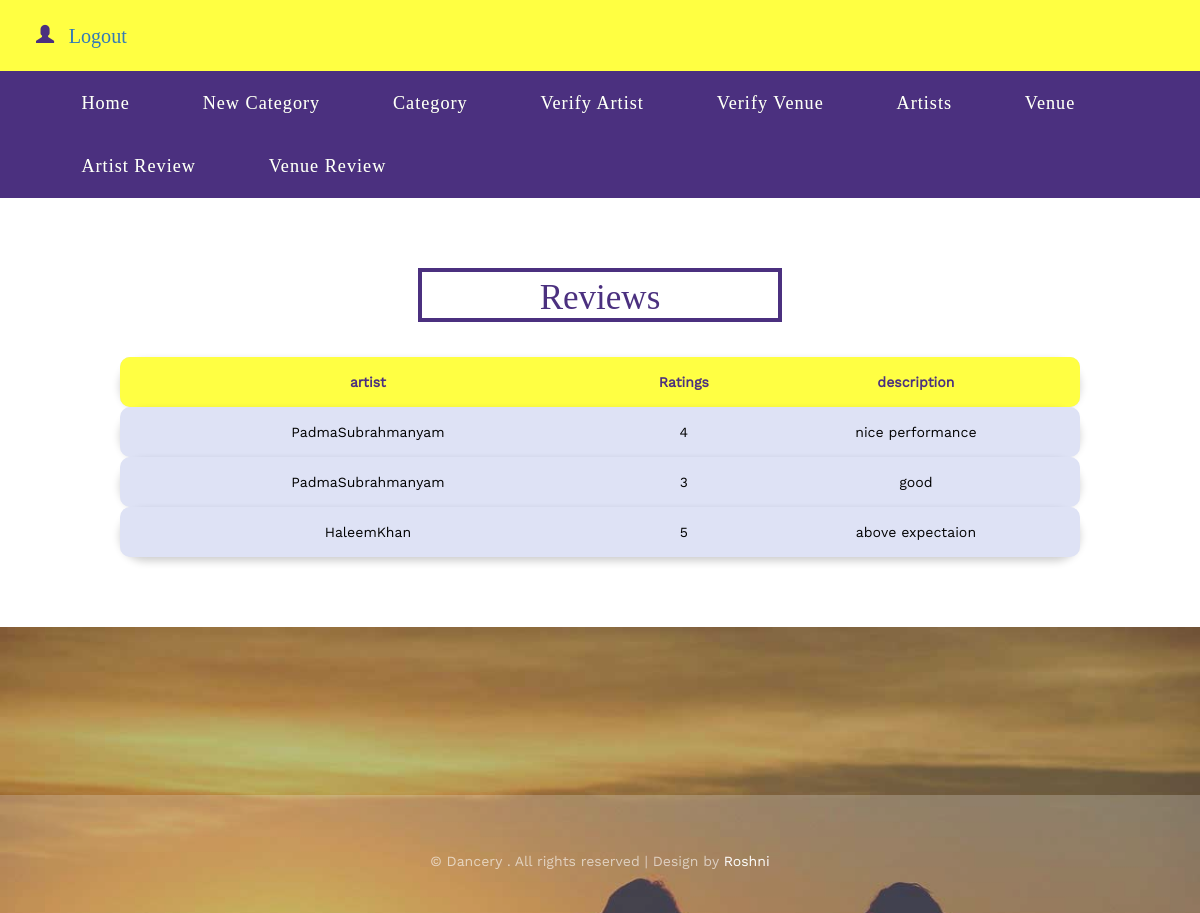
The app's page /AdminViewRatings.php with its own data.
### tables this page shows
CREATE TABLE `review` (
  `rid` int(11) NOT NULL,
  `aid` int(11) DEFAULT NULL,
  `uid` int(11) DEFAULT NULL,
  `details` varchar(500) DEFAULT NULL,
  `rating` varchar(30) DEFAULT NULL
);

CREATE TABLE `artist_registration` (
  `aid` int(11) NOT NULL,
  `name` varchar(30) DEFAULT NULL,
  `gender` varchar(30) DEFAULT NULL,
  `category` varchar(30) DEFAULT NULL,
  `district` varchar(30) DEFAULT NULL,
  `location` varchar(100) DEFAULT NULL,
  `phone` int(30) DEFAULT NULL,
  `email` varchar(30) DEFAULT NULL
);

### AdminViewRatings.php (the view, shortened to what this page needs)
<?php
include 'AdminHeader.php';
?>
<div id="about" class="about">
	<div class="container">
		<h3 class="title wow fadeInUp animated" data-wow-delay=".5s">Reviews</h3>
	</div>
	<div style="margin: auto; width: 80%;">
		<?php
		$qry = "SELECT * FROM review a ,artist_registration b WHERE a.`aid`=b.`aid` order by a.aid";
		$result = mysqli_query($conn, $qry);
		if ($result->num_rows > 0) {
		?>
			<table width="100%" id="cust_table">
				<tr>
                   <th>artist</th>
					<th>Ratings</th>
					<th>description</th>
				</tr>
			<?php
			while ($row = mysqli_fetch_array($result)) {
				echo "
                <tr>
                <td>" . $row['name'] . "</td>
                    <td>" . $row['rating'] . "</td>
                    <td>" . $row['details'] . "</td>
                </tr>";
			}
		} else {
			echo "  <center> <h2 style='color: red;'>.... No Data Found ...</h2></center> ";
		}
			?>
			</table>
	</div>
</div>
<div class="contact" id="contact">
	<div class="footer">
		<div class="container">
			<p class="wow fadeInUp animated" data-wow-delay=".7s">© Dancery . All rights reserved | Design by <a href="">Roshni</a></p>
		</div>
	</div>
</div>
</body>
</html>

### css/style.css (style rules this page uses)
body { margin:0; font-family: 'WorkSans-Regular'; }
body a { transition: 0.5s all ease; -webkit-transition: 0.5s all ease; -moz-transition: 0.5s all ease; -o-transition: 0.5s all ease; -ms-transition: 0.5s all ease; text-decoration:none; }
h1,h2,h3,h4,h5,h6 { margin:0; }
p { margin:0; }
.about, .team, .about-skills { padding: 6em 0; }
h3.title { font-size: 2.5em; color: #4B307F; font-family: 'Josefin Slab'; text-align: center; border: 4px solid; width: 32%; margin: 0 auto 1em; padding: .2em 0 0; }
.contact { background: url(../images/slid2.jpg)no-repeat 0px 0px; background-size: cover; padding: 5em 0 0; }
.footer { margin-top: 7em; background-color: rgba(255, 255, 255, 0.22); padding: 4em 0 3em; }
.footer p { color:rgba(255, 255, 255, 0.61); font-size:1em; text-align:center; }
.footer p a { color:#fff; }
@media (max-width:1280px) { h3.title { font-size: 2.5em; } }
@media (max-width:1280px) { .about, .team, .about-skills { padding: 5em 0; } }
#cust_table tr { padding-top: 12px; padding-bottom: 12px; text-align: center; color: #000; transition: 0.3s; background-color: #dee2f5; border-radius: 25px; box-shadow: 0 4px 8px 0 rgba(0, 0, 0, 0.2); }
#cust_table tr :first-child { padding: 15px; border-radius: 10px 0 0 10px; -moz-border-radius: 10px 0 0 10px; }
#cust_table tr :last-child { border-radius: 0 10px 10px 0; -moz-border-radius: 0 10px 10px 0; }
#cust_table th { padding-top: 12px; padding-bottom: 12px; text-align: center; background-color: #ffff43; color: #4b307f; }

### css/lightbox.css (style rules this page uses)
body:after { content: url(../images/close.png) url(../images/prev.png) url(../images/next.png); display: none; }

### records on screen
review: aid.name "PadmaSubrahmanyam", rating "4", details "nice performance"
review: aid.name "PadmaSubrahmanyam", rating "3", details "good"
review: aid.name "HaleemKhan", rating "5", details "above expectaion"
